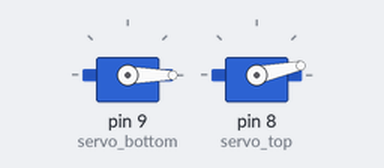
Recording of a sketch running on a simulated Arduino Uno, built with avr-gcc and run on an emulated ATmega328P. Shown: 2 × servo. What the sketch prints to the serial monitor is not drawn.

Above: at 0.15 s.
At 9.85 s:
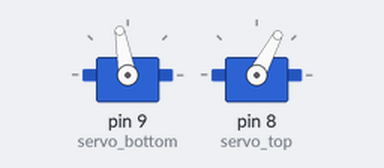
At 19.85 s:
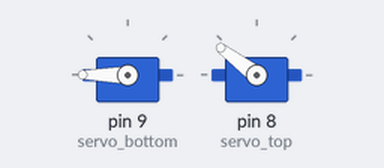
At 39.55 s:
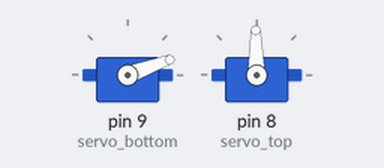
Timing chart, 0 to 40.0 s (numbered marks = the images above):
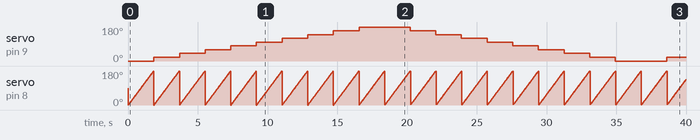

Measured:
- by itself, servo on pin 9 (servo_bottom): 0° → 20° at 1.9 s, → 40° 1.8 s later, → 60° 1.8 s later, → 80° 1.8 s later, … (19 changes in this stretch)

The sketch:

sketch_oct20a.ino
```cpp
#include <Arduino.h>
#include <Servo.h>

// ----- Servo Setup -----
Servo servo_bottom;
Servo servo_top;

// ----- Function Declaration -----
void patrol();

void setup() {
  servo_bottom.attach(9, 500, 2500);
  servo_top.attach(8, 500, 2500);

  Serial.begin(9600);
  Serial.println("Starting patrol...");
}

void loop() {
  patrol();
}

// ----- Function Definition -----
void patrol() {
  for (int bottomPos = 0; bottomPos <= 180; bottomPos += 20) {
    servo_bottom.write(bottomPos);
    delay(15);

    for (int topPos = 0; topPos <= 180; topPos++) {
      servo_top.write(topPos);
      delay(10);
    }
  }

  for (int bottomPos = 180; bottomPos >= 0; bottomPos -= 20) {
    servo_bottom.write(bottomPos);
    delay(15);

    for (int topPos = 0; topPos <= 180; topPos++) {
      servo_top.write(topPos);
      delay(10);
    }
  }
}
```
